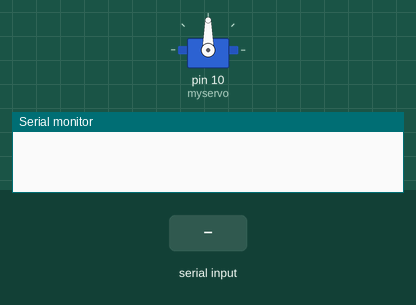
Simulated run of this sketch. Board: Arduino Uno, built with avr-gcc and run on an emulated ATmega328P. On the bench: servo, the last lines printed to the serial monitor. The inputs (shaded band) are chosen by the test bench.

Above: at 1.2 s.
1.3 s: "6" received over Serial
At 3.9 s:
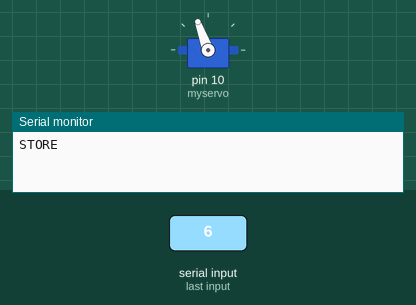
4.3 s: "5" received over Serial
At 7.1 s:
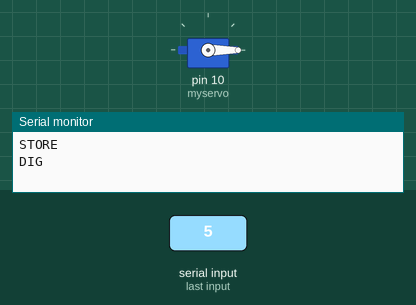
Timing chart, 0 to 8.6 s (numbered marks = the images above; inputs shaded):
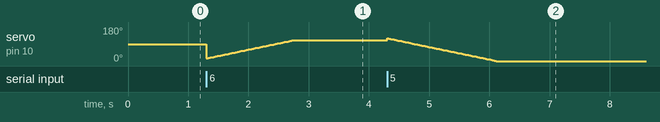

The sketch:

a2.ino
```cpp
#include <Servo.h>

Servo myservo;

int pos=0;

void setup()

{

    myservo.attach(10);
    Serial.begin(9600);
}


void loop()

{

  char data=Serial.read();

   if(data=='6')
   {

     Serial.println("STORE");
     for (pos = 15; pos <= 110; pos += 1) { // goes from 0 degrees to 180 degrees
    // in steps of 1 degree
    myservo.write(pos);              // tell servo to go to position in variable 'pos'
    delay(15);                       // waits 15ms for the servo to reach the position
  }
   }

   else if(data=='5')
   {

    Serial.println("DIG");
    for (pos = 120; pos >= 0; pos -= 1) { // goes from 180 degrees to 0 degrees
    myservo.write(pos);              // tell servo to go to position in variable 'pos'
    delay(15);                       // waits 15ms for the servo to reach the position
  }
   }
    }
```
